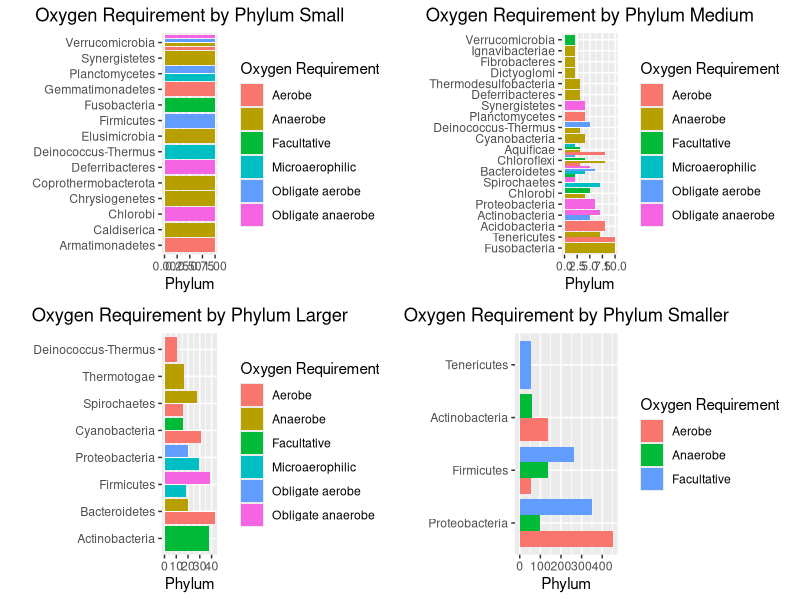
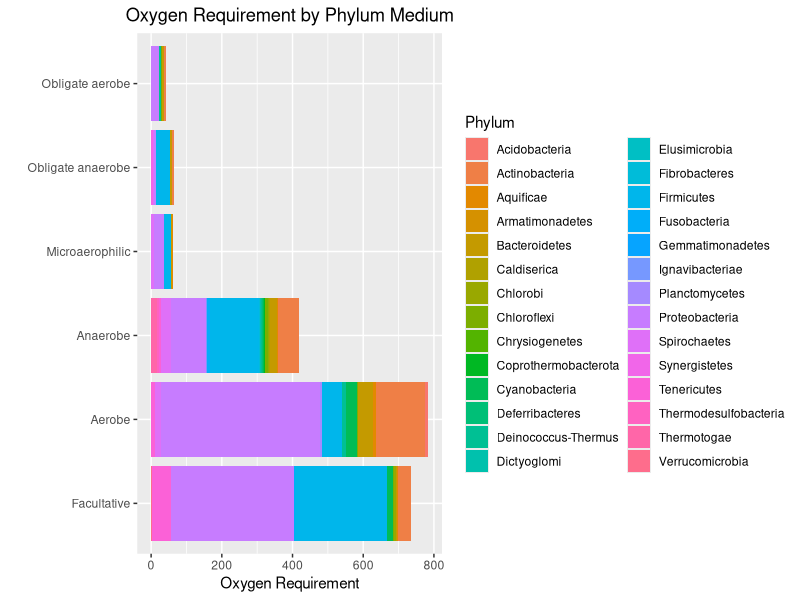
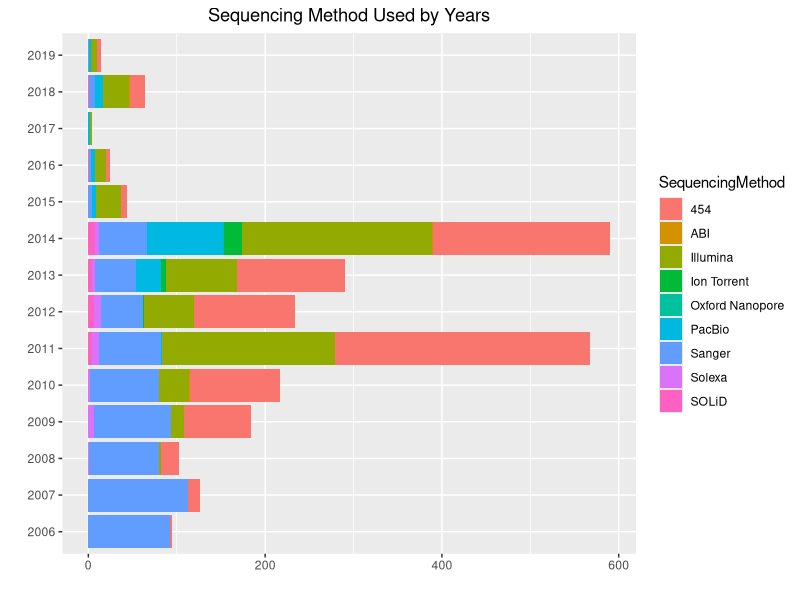
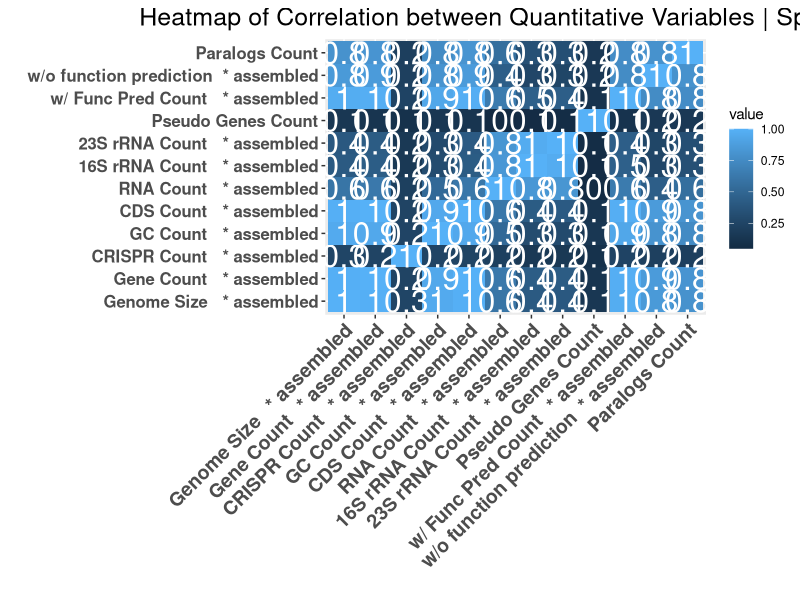

Generate these figures, in order, with R:
# Trabalho 1 Bioestatística
# Aluno: Carlos Frederico Carvalheira Mello
# Author: Carlos Carvalheira
# github: https://github.com/carvalheirafc/r_bio

 
# IMPORTANT 
# Before Load libraries make sure they are all installed.

#install.packages('tidyverse')
#install.packages('ggpubr')
#install.packages('reshape2')


# Import Section
library(tidyverse)
library(reshape2)
library(ggpubr)


################################################################################
# Question 1
# Data Read into a DataFrame
df <- readr::read_tsv(file='data.tab')
glimpse(df)
# Na Search in DataFrame
df_na_columns_tidy <- df %>% 
  dplyr::select(everything()) %>%
  dplyr::summarise_all(funs(sum(is.na(.)))) %>%
  dplyr::select_if(funs(sum(.)>0)) %>%
  tidyr::gather(., 'variable', 'na_count')


q1_na_count <- ggplot(df_na_columns_tidy, aes(x = reorder(variable, desc(na_count)), y=na_count, fill=variable)) +
  ggplot2::geom_col() + 
  theme_void() +
  coord_flip() +
  labs(x='') + labs(y='Na Values Count') +
  ggtitle('NA Values by Variable') + 
  theme(plot.title = element_text(hjust = 0.5)) +
  geom_text(aes(label=na_count), hjust=-1) +
  geom_hline(yintercept = length(df$Domain), color='red', size=2) + 
  geom_text(aes(0,length(df$Domain),label = length(df$Domain), hjust = 1.3), vjust=-0.5, color='red') +
  annotate('text', 0.16, 2760, label='Total Objects in DataFrame:', color='red', fontface=2)


################################################################################
# Question 2
# Top 5 Species by Class 
df_2 <- df %>% 
  dplyr::group_by(Class, Species) %>%
  dplyr::summarise(n=n()) %>%
  dplyr::arrange(desc(n)) %>%
  head(., 5)
# Literal Answer ~~ Question 2 
head(df_2, 1)
# Top 5 Sorted Plot 
q2_class_by_species <- ggplot(df_2, aes(x=reorder(Species, desc(n)), y=n, fill=Class)) + 
  ggplot2::geom_col() + 
  coord_flip() +
  labs(x='', y='Species Count') +
  ggtitle('Species Count by Class') +
  theme(plot.title = element_text(hjust = 0.5)) +
  geom_text(aes(label=n), color='white', fontface=2, size=8, hjust=2)


################################################################################
# Question 3
df_3 <- df %>%
  dplyr::group_by(Family, Phylum, Class) %>%
  dplyr::summarise(CDS.Count.Mean=mean(`CDS Count   * assembled`),
                   CDS.Count.Max=max(`CDS Count   * assembled`),
                   CDS.Count.Mean=min(`CDS Count   * assembled`), 
                   CDS.Count.By.Object=n(), 
                   .groups='drop') %>%
  dplyr::arrange(Family, Class, Phylum)

head(df_3, 5)


################################################################################
#Question 4
df_4 <- df %>%
  dplyr::group_by(Phylum, `Oxygen Requirement`) %>%
  dplyr::summarise(Freq=n(), .groups='drop') %>%
  tidyr::drop_na(.) %>%
  dplyr::arrange(desc(Freq))
# By Phylum Classification
# Dividing Plots in 4 different ones by Frequency Count
larger_freqs <- ggplot(df_4 %>% dplyr::filter(Freq > 50), 
                       aes(x=reorder(Phylum, desc(Freq)),
                           y=Freq, fill=`Oxygen Requirement`)) +
  
  ggplot2::geom_col(position = position_dodge()) +
  coord_flip() +
  labs(x='', y='Phylum') +
  ggtitle('Oxygen Requirement by Phylum Smaller') +
  theme(plot.title = element_text(hjust = 0.5))

smaller_freqs <- ggplot(df_4 %>% dplyr::filter(Freq == 1), 
                        aes(x=reorder(Phylum, desc(Freq)),
                            y=Freq, fill=`Oxygen Requirement`)) +
  
  ggplot2::geom_col(position = position_dodge(width = 1)) +
  coord_flip() +
  labs(x='', y='Phylum') +
  ggtitle('Oxygen Requirement by Phylum Small') +
  theme(plot.title = element_text(hjust = 0.5))

small_freqs <- ggplot(df_4 %>% dplyr::filter(Freq <= 10 & Freq > 1), 
                      aes(x=reorder(Phylum, desc(Freq)),
                          y=Freq, fill=`Oxygen Requirement`)) +
  
  ggplot2::geom_col(position = position_dodge(width = 1)) +
  coord_flip() +
  labs(x='', y='Phylum') +
  ggtitle('Oxygen Requirement by Phylum Medium') +
  theme(plot.title = element_text(hjust = 0.5))

medium_freqs <- ggplot(df_4 %>% dplyr::filter(Freq < 50 & Freq > 10), 
                       aes(x=reorder(Phylum, desc(Freq)),
                           y=Freq, fill=`Oxygen Requirement`)) +
  
  ggplot2::geom_col(position = position_dodge(width = 1)) +
  coord_flip() +
  labs(x='', y='Phylum') +
  ggtitle('Oxygen Requirement by Phylum Larger') +
  theme(plot.title = element_text(hjust = 0.5))
#Final Plot with all 4 together 
q4_phylum_by_oxygen <- ggpubr::ggarrange(smaller_freqs, small_freqs, medium_freqs, larger_freqs)
q4_phylum_by_oxygen
# By Oxygen Requirement Classification
q4_oxygen_by_phylum <- ggplot(df_4, aes(x=reorder(x=`Oxygen Requirement`, desc(Freq)), y=Freq,  fill=Phylum)) +
  ggplot2::geom_col() +
  coord_flip() + 
  labs(x='', y='Oxygen Requirement') +
  ggtitle('Oxygen Requirement by Phylum Medium') +
  theme(plot.title = element_text(hjust = 0.5))

q4_oxygen_by_phylum


################################################################################
#Question 5
# Insight of what is the types of sequencing methods
# Run only if curious...
# unique_values_sequency <- unique(df$`Sequencing Method`)
# unique_values_sequency_splited <- table(unlist(strsplit(unique_values_sequency, ',')))
# unique_values_sequency_splited <- as.data.frame(unique_values_sequency_splited)
# unique_sequency_model <- unique_values_sequency_splited$Var1 
sequency_names <- c('454', 'Illumina', 'Ion Torrent', 
                    'Oxford Nanopore', 'PacBio', 'Sanger', 
                    'Solexa', 'SOLiD', 'ABI')

# Formatting Release Date from m/d/Y to Year only
df$`Release Date` <- format(as.Date(df$`Release Date`, format='%m/%d/%Y'), '%Y')
# Gathering data for creation of dataframe 5
# Important Steps:
# mutate: every ',' since two methods was used for
# unrest: duplicate mutated row into new ones, to preserve the count of use of all
# sequency methods mutateds.
df_5 <- df %>%
  dplyr::select(`Release Date`, `Sequencing Method`) %>%
  drop_na() %>%
  dplyr::group_by(`Release Date`, `Sequencing Method`) %>%
  dplyr::summarise(Freq=n(), .groups='drop') %>%
  dplyr::mutate(`Sequencing Method` = strsplit(as.character(`Sequencing Method`), ",")) %>%
  unnest(cols = c(`Sequencing Method`)) # Split Rows by 

# Function that creates a temp obj with 
# detected string in `Sequency Method` column, and group the data by date for 
# then count the frequency
rename_sequency <- function(df, name){
  df %>%
    dplyr::filter(str_detect(`Sequencing Method`,name)) %>%
    dplyr::mutate(`Sequencing Method`=name) %>%
    dplyr::group_by(`Release Date`) %>%
    dplyr::summarise(n=sum(Freq))
}
# Applying the rename_sequency function to all values in sequency_names and joing
# all in one dataframe
# head: Date, Frequency of 454, Frequency of Illumina, etc...
df_5_tidy <- dplyr::full_join(rename_sequency(df_5, '454'), 
                  rename_sequency(df_5, 'Illumina'), by='Release Date') %>%
            dplyr::full_join(., 
                          rename_sequency(df_5, 'Ion Torrent'), by='Release Date') %>%
            dplyr::full_join(., 
                          rename_sequency(df_5, 'Oxford Nanopore'), by='Release Date') %>%
            dplyr::full_join(., 
                             rename_sequency(df_5, 'PacBio'), by='Release Date') %>%
            dplyr::full_join(., 
                             rename_sequency(df_5, 'Sanger'), by='Release Date') %>%
            dplyr::full_join(., 
                             rename_sequency(df_5, 'Solexa'), by='Release Date') %>%
            dplyr::full_join(., 
                             rename_sequency(df_5, 'SOLiD'), by='Release Date') %>%
            dplyr::full_join(., 
                             rename_sequency(df_5, 'ABI'), by='Release Date')
# DataFrame rename columns and replacing na by 0
colnames(df_5_tidy)[-1] <- sequency_names
df_5_tidy[is.na(df_5_tidy)] <- 0
df_5_tidy <- tidyr::gather(df_5_tidy, key='SequencingMethod', value='Freq', -`Release Date`)
#Final Steps
# Plotting the df_5_tidy as a geom_col
ggplot(df_5_tidy, aes(x=Freq, y=`Release Date`, fill=SequencingMethod)) +
  ggplot2::geom_col() +
  labs(x='', y='') +
  ggtitle('Sequencing Method Used by Years') + 
  theme(plot.title = element_text(hjust = 0.5))


################################################################################
# Question 6
df_6 <- df %>%
  dplyr::select(`Genome Size   * assembled`:`Paralogs Count`) %>%
  dplyr::mutate_all(~scale(.))
# Unchar Count has only na values
df_6 <- select(df_6, -`Unchar Count`)
# Correlation Matrix Using Spearman Method
df_6_cor_matrix <- cor(df_6, method='spearman')
melted_df_6_cor_matrix <- melt(df_6_cor_matrix)
# Plot Using HeatMap
ggplot(data = melted_df_6_cor_matrix, aes(x=Var2, y=Var1, fill=value)) + 
  geom_tile() + 
  labs(x='', y='') +
  geom_text(aes(label=round(value, 1)), color='white', fontface=1, size=8) +
  ggtitle('Heatmap of Correlation between Quantitative Variables | Spearman') + 
  theme(axis.text.x=element_text(angle=45, hjust=1, face='bold', size=14), 
        axis.text.y=element_text(face='bold', size=12),
        plot.title = element_text(hjust=0.5, size=18))

